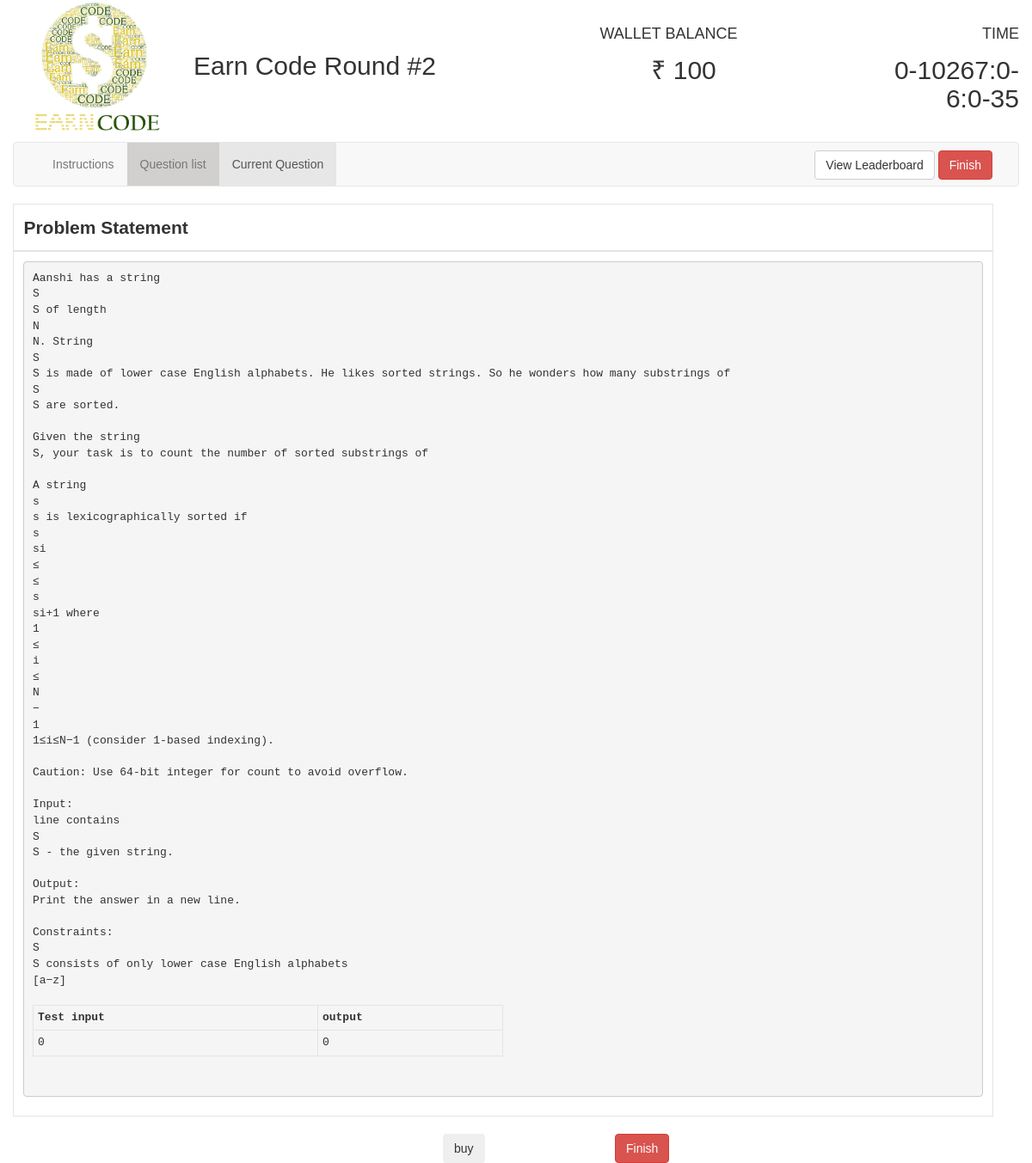
The app's page /comp/8/5/ with its own data.
### round2/models.py (models this page shows, shortened)
class Question(models.Model):
    question = models.TextField(max_length=4000)
    question_title = models.CharField(max_length=2000)
    input = models.CharField(default=0, max_length=5000)
    correct_op = models.CharField(default=0, max_length=10000)
    explanation = models.CharField(max_length=7000)
    test_input = models.CharField(max_length=100000)
    test_output = models.CharField(max_length=10000)
    cost = models.IntegerField()
    user = models.ManyToManyField(User, null=True, through="Score")
    type = models.CharField(default="Easy", max_length=10)

### round2/views.py (the view)
# urls.py: url(r'^(?P<user_id>[0-9]+)/(?P<question_id>[0-9]+)/$', views.question_details, name='question_details'),
def question_details(request, user_id, question_id):
    selected_question = Question.objects.get(pk=question_id)
    current_user = User.objects.get(pk=user_id)
    try:
        score_object = Score.objects.get(user_f=current_user, question_f=selected_question)
        language = score_object.language_preferred
    except:
        language = 'c'
    input_file = str(question_id) + '_' + str(user_id)
    bought = False
    if current_user in selected_question.user.all():
        bought = True
    jsonDec = json.decoder.JSONDecoder()
    current_user.save()
    try:
        previous_code = open(input_file + '.'+language, 'r').read()
    except:
        previous_code = ""
    return render(request, 'round2/question_details.html',
                  {'pegs_id': int("3"), 'bought': bought, 'selected_question': selected_question,
                   'question_id': selected_question.pk,
                   'user_id': user_id, 'submitted_code': previous_code,
                   'remaining_time': current_user.end_time - time.time(),
                   'money': current_user.money, 'language':language})

### round2/templates/round2/question_details.html (shortened to what this page needs)
<!DOCTYPE html>
<html>
{% load staticfiles %}
<head xmlns:position="http://www.w3.org/1999/xhtml">
    <link href="{% static '/css/font.css' %}" rel="stylesheet">
    <link rel="stylesheet"
          href="{% static '/css/jquery-ui.min.css' %}">
    <link rel="stylesheet" href="{% static '/css/bootstrap.min.css' %}">
</head>
<body>
<div class="container-fluid">
    <div class="container">
        <div class="row">
            <div class="col-md-2">
                <img alt="EarnCode"
                     src="{% static '/round2/images/ea.png' %}" width="100%">
            </div>
            <div class="col-md-4">
                <h2 style="margin-top: 60px;">Earn Code Round #2</h2>
            </div>
            <div class="col-md-2 col-md-offset-1">
                <div class="row"><h4 style="margin-top: 30px; margin-bottom: -5px;">WALLET BALANCE</h4></div>
                <div class="row text-center"><h2><span id="">&#8377; {{ money }}</span></h2></div>
            </div>
            <div class="col-md-2 col-md-offset-1 text-right">
                <div class="row"><h4 style="margin-top: 30px; margin-bottom: -5px;">TIME</h4></div>
                <div class="row"><h2><span id="time1">time</span></h2></div>
            </div>
        </div>
    </div>
    <nav class="navbar navbar-default">
        <div class="container-fluid">
            <div class="collapse navbar-collapse" id="bs-example-navbar-collapse-1">
                <ul class="nav navbar-nav">
                    <li id="instruction_tab"><a onclick="showInstructions();">Instructions</a></li>
                    <li><a href= {% url 'round2:question' user_id %}>Question list</a>
                    <li class="active" id="question_tab"><a onclick="showCurrentQuestion()">Current Question</a>
                    </li>
                </ul>
                <form action="{% url 'round2:leaderboard' user_id %}" method="post" class="navbar-form navbar-right"
                      style="margin-bottom: -8px;margin-top: 1px;">
                    <button type="submit" class="btn btn-default navbar-btn" id="leader" name="leader">View
                        Leaderboard
                    </button>
                    <button type="button" class="btn btn-default navbar-btn btn-danger" onclick="prompt_user()">
                        Finish
                    </button>
                </form>
            </div>
        </div>
    </nav>
    <div class="container" id="question_view">
        <div id="problem_title" class="row" style="margin-bottom: 0px; font-weight: bold;font-size:150%; ">Problem
            Statement
        </div>
        <div id="question" class="row" style="font-size:140%;">
        <pre>{{ selected_question.question }}
        <table style="width:50%">
          <tr>
            <th>Test input</th>
            <th>output</th>
          </tr>
          <tr>
            <td rowspan="2">{{ selected_question.test_input }}</td>
            <td rowspan="2">{{ selected_question.test_output }}</td>
          </tr>
        </table>
        </pre>
        </div>
        <div class="row">
            <br>
            <div class="row">
                {% if not bought %}
                    <div class="col-md-2 col-md-offset-5">
                        <input class="btn" type="submit" name="buy" value="buy" id="buy" onclick="buy_question()">
                    </div>
                    <div class="col-md-2">
                        <button class="btn btn-danger" onclick="prompt_user()">Finish</button>
                    </div>
                {% else %}
                    <div class="col-md-1">
                        <button class="btn btn-danger" onclick="prompt_user()">Finish</button>
                    </div>
                {% endif %}
            </div>
        </div>
    </div>
</div>
</body>
{% load static %}
<link rel="stylesheet" href="{% static 'codemirror.css' %}">
</html>

### records on screen
Question: question "Aanshi has a string S S of length N N. String S S is made of lower case English alphabets. He likes sorted strings. So he wonders how many substrings of S S are sorted. Given the string S, your task is to count the number of sorted substrings of A string s s is lexicographically sorted if s si ≤ ≤ s si+1 where 1 ≤ i ≤ N − 1 1≤i≤N−1 (consider 1-based indexing). Caution: Use 64-bit integer for count to avoid overflow. Input: line contains S S - the given string. Output: Print the answer in a new line. Constraints: S S consists of only lower case English alphabets [a−z]", test_input "0", test_output "0"

### other values on screen
{{ money }} "100"
